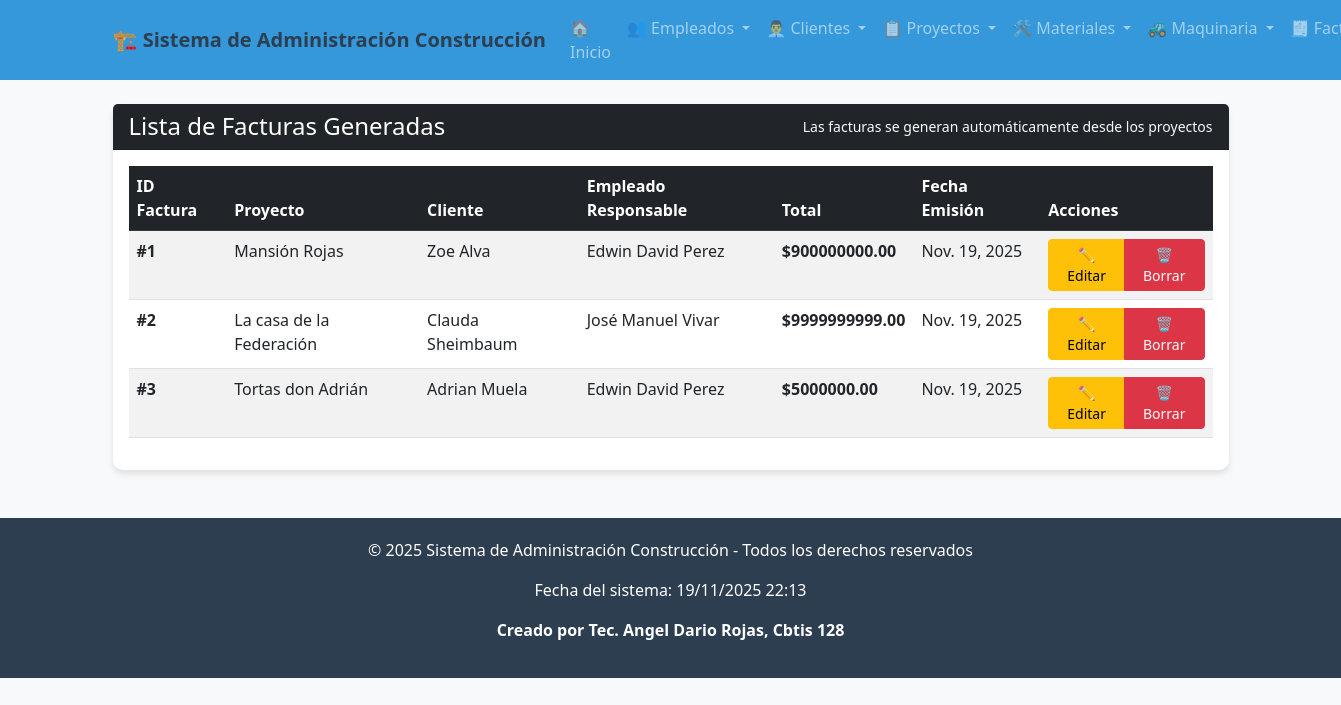
/factura/ver/, run on the app's committed database.
### app_Construccion/models.py (models this page shows, shortened)
class Factura(models.Model):
    id_cliente = models.ForeignKey(Cliente, on_delete=models.CASCADE, related_name="facturas")
    id_empleado = models.ForeignKey(Empleado, on_delete=models.CASCADE, related_name="facturas")
    id_proyecto = models.ForeignKey(Proyecto, on_delete=models.CASCADE, related_name="facturas")
    factura_total = models.DecimalField(max_digits=12, decimal_places=2)
    fecha_emision = models.DateField(auto_now_add=True)

class Proyecto(models.Model):
    nombre = models.CharField(max_length=150)
    descripcion = models.TextField()
    fecha_inicio = models.DateField()
    fecha_fin = models.DateField()
    presupuesto = models.DecimalField(max_digits=12, decimal_places=2)
    cliente = models.ForeignKey(Cliente, on_delete=models.CASCADE, related_name="proyectos")
    empleados = models.ManyToManyField(Empleado, related_name="proyectos")
    materiales = models.ManyToManyField(Material, related_name="proyectos", blank=True)
    maquinarias = models.ManyToManyField(Maquinaria, related_name="proyectos", blank=True)
    factura_total = models.DecimalField(max_digits=12, decimal_places=2, default=0)
    estado = models.CharField(
        max_length=50,
        choices=[
            ("En planificación", "En planificación"),
            ("En curso", "En curso"),
            ("Finalizado", "Finalizado"),
        ],
        default="En planificación",
    )
    factura_generada = models.BooleanField(default=False)

class Cliente(models.Model):
    nombre = models.CharField(max_length=100)
    apellido = models.CharField(max_length=100)
    tipo_cliente = models.CharField(
        max_length=50,
        choices=[
            ("Residencial", "Residencial"),
            ("Comercial", "Comercial"),
            ("Gubernamental", "Gubernamental"),
        ],
        default="Residencial"
    )
    telefono = models.CharField(max_length=20)
    email = models.EmailField(unique=True)
    direccion = models.CharField(max_length=200)
    fecha_registro = models.DateField(auto_now_add=True)

class Empleado(models.Model):
    nombre = models.CharField(max_length=100)
    apellido = models.CharField(max_length=100)
    cargo = models.CharField(max_length=100)
    telefono = models.CharField(max_length=20)
    email = models.EmailField(unique=True)
    fecha_contratacion = models.DateField()
    salario = models.DecimalField(max_digits=10, decimal_places=2)

### app_Construccion/views.py (the view)
# urls.py: path('factura/ver/', views.ver_facturas, name='ver_facturas'),
def ver_facturas(request):
    facturas = Factura.objects.all().select_related('id_cliente', 'id_empleado', 'id_proyecto')
    return render(request, 'factura/ver_factura.html', {'facturas': facturas})

### app_Construccion/templates/factura/ver_factura.html
{% extends 'base.html' %}
{% block content %}
<div class="card">
    <div class="card-header bg-dark text-white d-flex justify-content-between align-items-center">
        <h4 class="mb-0">Lista de Facturas Generadas</h4>
        <small class="text-light">Las facturas se generan automáticamente desde los proyectos</small>
    </div>
    <div class="card-body">
        {% if facturas %}
        <div class="table-responsive">
            <table class="table table-striped table-hover">
                <thead class="table-dark">
                    <tr>
                        <th>ID Factura</th>
                        <th>Proyecto</th>
                        <th>Cliente</th>
                        <th>Empleado Responsable</th>
                        <th>Total</th>
                        <th>Fecha Emisión</th>
                        <th>Acciones</th>
                    </tr>
                </thead>
                <tbody>
                    {% for factura in facturas %}
                    <tr>
                        <td><strong>#{{ factura.id }}</strong></td>
                        <td>{{ factura.id_proyecto.nombre }}</td>
                        <td>{{ factura.id_cliente.nombre }} {{ factura.id_cliente.apellido }}</td>
                        <td>{{ factura.id_empleado.nombre }} {{ factura.id_empleado.apellido }}</td>
                        <td><strong>${{ factura.factura_total }}</strong></td>
                        <td>{{ factura.fecha_emision }}</td>
                        <td>
                            <div class="btn-group" role="group">
                                <a href="{% url 'actualizar_factura' factura.id %}" class="btn btn-warning btn-sm">✏️ Editar</a>
                                <a href="{% url 'borrar_factura' factura.id %}" class="btn btn-danger btn-sm">🗑️ Borrar</a>
                            </div>
                        </td>
                    </tr>
                    {% endfor %}
                </tbody>
            </table>
        </div>
        {% else %}
        <div class="alert alert-info text-center">
            <h5>No hay facturas generadas</h5>
            <p>Las facturas se generan automáticamente cuando creas o actualizas proyectos con un total de factura mayor a $0.</p>
            <a href="{% url 'agregar_proyecto' %}" class="btn btn-dark">Crear Proyecto con Factura</a>
        </div>
        {% endif %}
    </div>
</div>
{% endblock %}

### app_Construccion/templates/base.html (style rules this page uses)
body { background-color: #f8f9fa; font-family: 'Segoe UI', Tahoma, Geneva, Verdana, sans-serif; }
.card { border: none; border-radius: 10px; box-shadow: 0 4px 6px rgba(0,0,0,0.1); }

### data on the page
Factura: id "1", id_proyecto.nombre "Mansión Rojas", id_cliente.nombre "Zoe", id_cliente.apellido "Alva", id_empleado.nombre "Edwin David", id_empleado.apellido "Perez", factura_total "900000000.00", fecha_emision "Nov. 19, 2025"
Factura: id "2", id_proyecto.nombre "La casa de la Federación", id_cliente.nombre "Clauda", id_cliente.apellido "Sheimbaum", id_empleado.nombre "José Manuel", id_empleado.apellido "Vivar", factura_total "9999999999.00", fecha_emision "Nov. 19, 2025"
Factura: id "3", id_proyecto.nombre "Tortas don Adrián", id_cliente.nombre "Adrian", id_cliente.apellido "Muela", id_empleado.nombre "Edwin David", id_empleado.apellido "Perez", factura_total "5000000.00", fecha_emision "Nov. 19, 2025"
